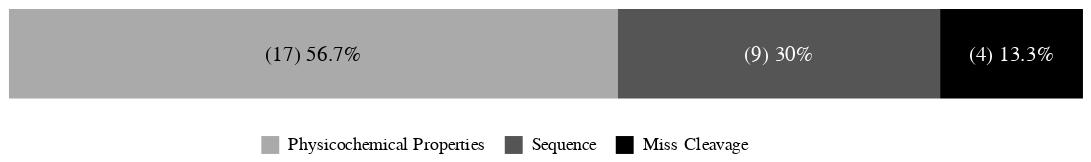

Notebook code cell kept with this figure:
### Code cell
import sys
data = pd.DataFrame({
    'Category': ['Physicochemical Properties', 'Sequence', 'Miss Cleavage'],
    'Percentage': [0.567, 0.3, 0.133],
    'Numbers': [17, 9, 4],
    'comb': ["(17) 56.7%", "(9) 30%", "(4) 13.3%"]
})
#'Percentage': [0.533, 0.333, 0.133]
#'Percentage': [16, 10, 4]

midpoints = []
prev = 0
for i in data['Percentage'].to_list():
    midpoint = prev + (i/2)
    midpoints.append(midpoint)
    prev = prev + i
data["Midpoints"] = midpoints

# Define the color scheme with a palette of gray and black
color_scale_bar = alt.Scale(
    domain=['Physicochemical Properties', 'Sequence', 'Miss Cleavage'],
    range=['#AAAAAA', '#555555', '#000000']  # Black, dark gray, and light gray
)
color_scale_text = alt.Scale(
    domain=data['Midpoints'].to_list(),
    range=['#000000', '#FFFFFF', '#FFFFFF']  # Black, dark gray, and light gray
)
# Create the horizontal stacked bar chart
stacked_bar_chart = alt.Chart(data).mark_bar(size=50).encode(
    x=alt.X('Percentage:Q', stack='normalize', axis=None),
    color=alt.Color('Category:N', scale=color_scale_bar, legend=alt.Legend(orient='none', legendX=140, legendY=70, title=None, direction='horizontal')), #columnPadding=-30
    order=alt.Order('Percentage:Q', sort='descending')
)

white_text = alt.Chart(data).mark_text(size=12).encode(#color='white'
    x=alt.X('Midpoints:Q'),
    text=alt.Text('comb:N'),#, format=".1%"),#comment the format out when you go for total numbers
    color=alt.Color('Midpoints:Q', scale=color_scale_text, legend=None)
)

final_chart = (stacked_bar_chart+white_text).properties(width=600, height=50).configure_view(strokeOpacity=0)
#final_chart.save("path/to/bar_chart_features_total_percent.svg")
final_chart

### Figure 1 — Vega-Lite specification as saved in the notebook (floating-point values rounded to 4 significant figures)
{"config": {"view": {"continuousWidth": 300, "continuousHeight": 300, "strokeOpacity": 0}}, "layer": [{"mark": {"type": "bar", "size": 50}, "encoding": {"color": {"field": "Category", "legend": {"direction": "horizontal", "legendX": 140, "legendY": 70, "orient": "none", "title": null}, "scale": {"domain": ["Physicochemical Properties", "Sequence", "Miss Cleavage"], "range": ["#AAAAAA", "#555555", "#000000"]}, "type": "nominal"}, "order": {"field": "Percentage", "sort": "descending", "type": "quantitative"}, "x": {"axis": null, "field": "Percentage", "stack": "normalize", "type": "quantitative"}}}, {"mark": {"type": "text", "size": 12}, "encoding": {"color": {"field": "Midpoints", "legend": null, "scale": {"domain": [0.2835, 0.717, 0.9335], "range": ["#000000", "#FFFFFF", "#FFFFFF"]}, "type": "quantitative"}, "text": {"field": "comb", "type": "nominal"}, "x": {"field": "Midpoints", "type": "quantitative"}}}], "data": {"name": "data-5fac258814164ff5624415e1cb2c4042"}, "height": 50, "width": 600, "$schema": "https://vega.github.io/schema/vega-lite/v5.8.0.json", "datasets": {"data-5fac258814164ff5624415e1cb2c4042": [{"Category": "Physicochemical Properties", "Percentage": 0.567, "Numbers": 17, "comb": "(17) 56.7%", "Midpoints": 0.2835}, {"Category": "Sequence", "Percentage": 0.3, "Numbers": 9, "comb": "(9) 30%", "Midpoints": 0.717}, {"Category": "Miss Cleavage", "Percentage": 0.133, "Numbers": 4, "comb": "(4) 13.3%", "Midpoints": 0.9335}]}}
